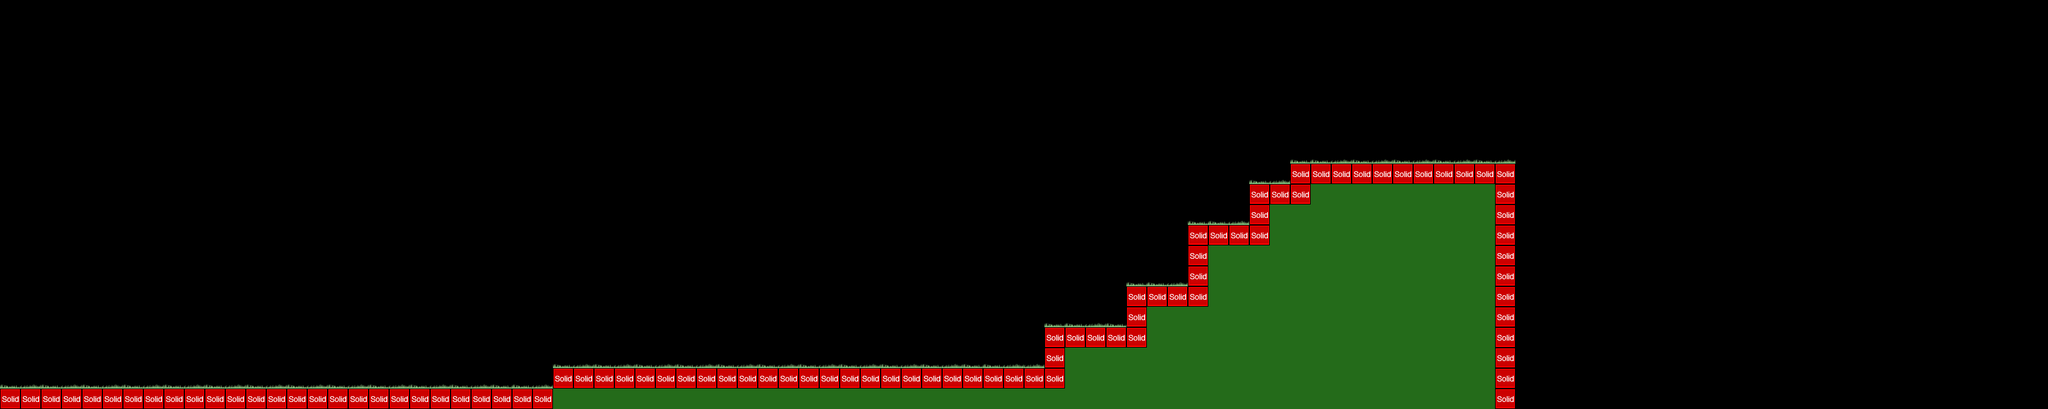

This game map was drawn from its Tiled (.tmx) file and the tilesets committed beside it. A one-line description and the trimmed map source follow:
An orthogonal 100x20 tile map with 32x32 px tiles, 3 tile layers (background, foreground, collision), 2 tilesets.

<map version="1.0" orientation="orthogonal" width="100" height="20" tilewidth="32" tileheight="32">
 <tileset firstgid="1" name="grass" tilewidth="32" tileheight="32">
  <image source="grass.png" width="96" height="64" />
 </tileset>
 <tileset firstgid="7" name="metatiles32x32" tilewidth="32" tileheight="32">
  <image source="metatiles32x32.png" width="160" height="32" />
  <tile id="0">
   <properties>
    <property name="type" value="solid" />
   </properties>
  </tile>
  <tile id="1">
   <properties>
    <property name="type" value="platform" />
   </properties>
  </tile>
  <tile id="2">
   <properties>
    <property name="type" value="lslope" />
   </properties>
  </tile>
  <tile id="3">
   <properties>
    <property name="type" value="rslope" />
   </properties>
  </tile>
  <tile id="4">
   <properties>
    <property name="type" value="ladder" />
   </properties>
  </tile>
 </tileset>
 <layer name="background" width="100" height="20">
  <data>[2000 cells, 243 non-empty, 5 distinct tile ids]</data>
 </layer>
 <layer name="foreground" width="100" height="20">
  <data>[2000 cells, 146 non-empty, 5 distinct tile ids]</data>
 </layer>
 <layer name="collision" width="100" height="20">
  <data>[2000 cells, 95 non-empty, 1 distinct tile ids]</data>
 </layer>
</map>
